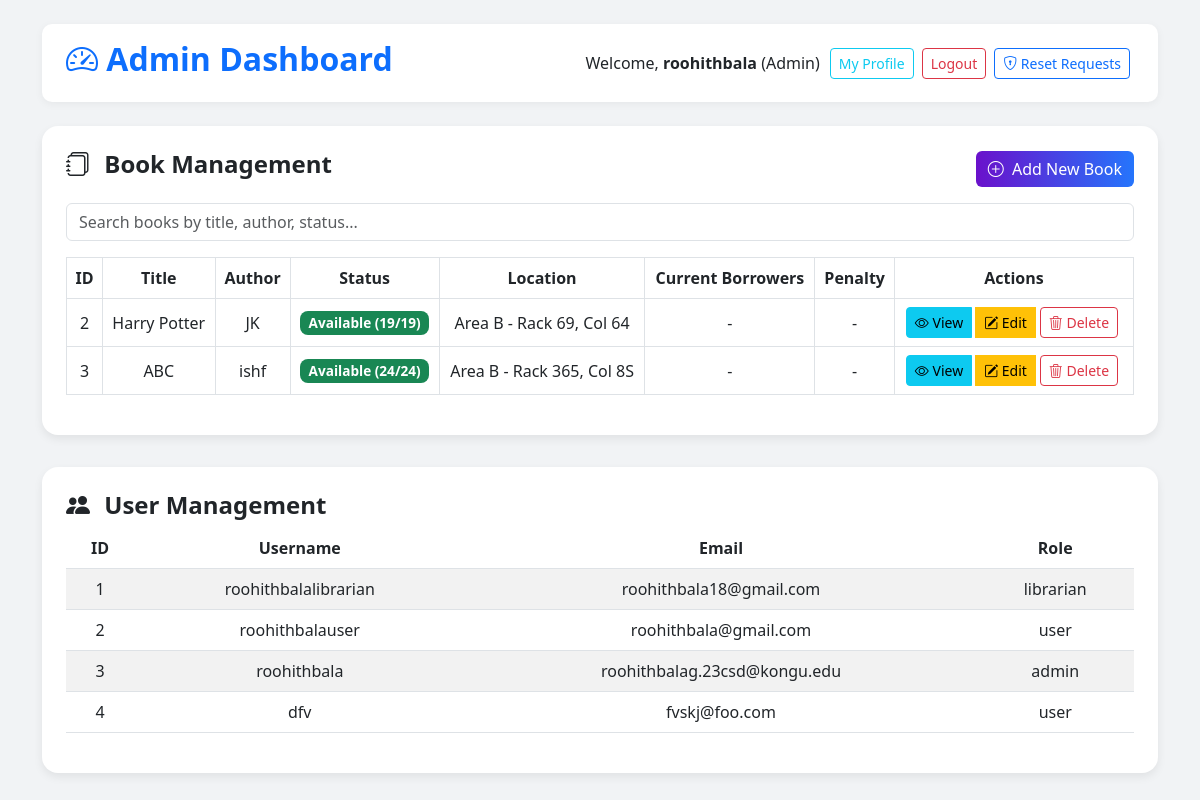
Page /admin (signed in) on the earlier database version.
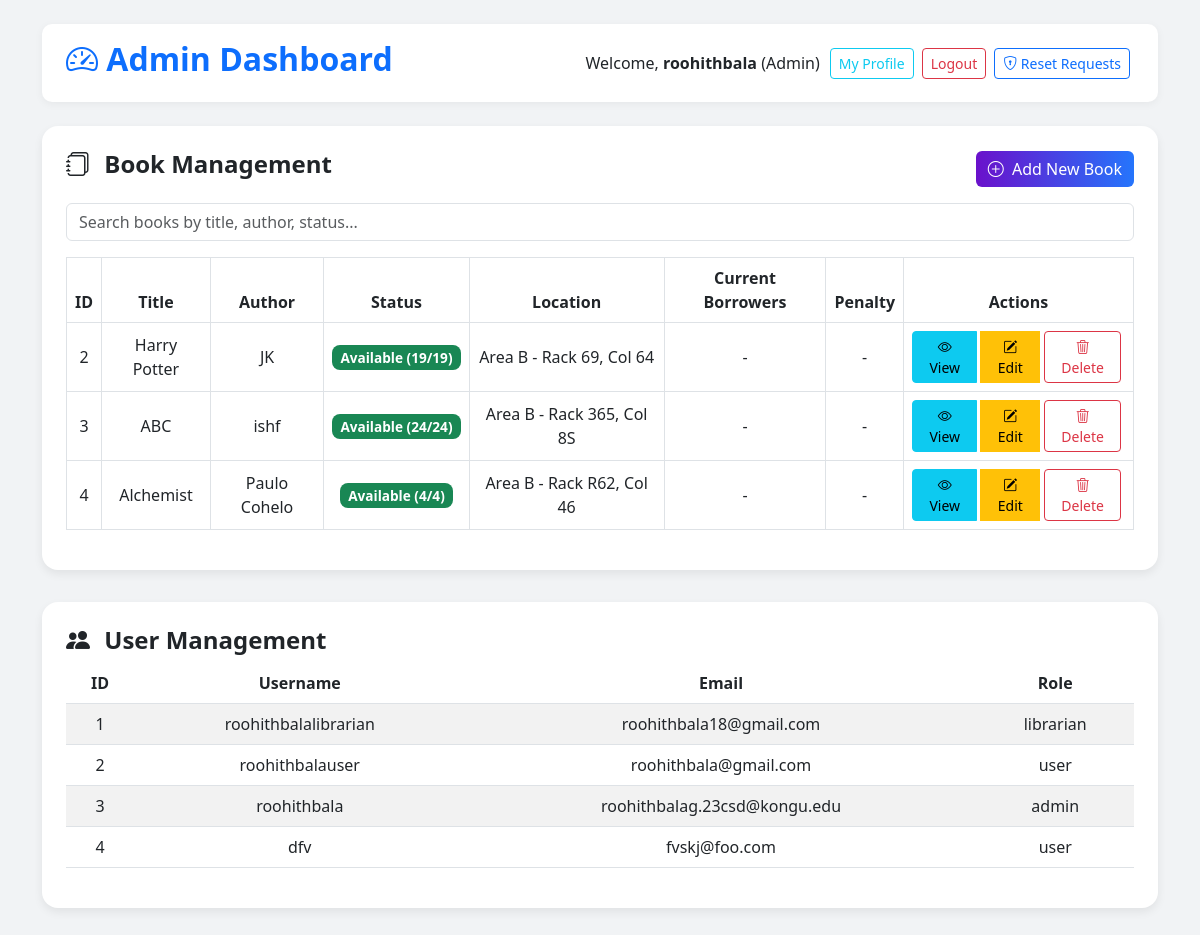
Same page on the later database version.
### tables this page shows
CREATE TABLE books (
            id INTEGER PRIMARY KEY AUTOINCREMENT,
            title TEXT NOT NULL,
            author TEXT NOT NULL,
            category TEXT NOT NULL,
            publication_year INTEGER,
            isbn TEXT UNIQUE NOT NULL,
            added_by TEXT,
            main_area TEXT,
            rack_no TEXT,
            column_no TEXT,
            total_copies INTEGER DEFAULT 1,
            available_copies INTEGER DEFAULT 1
        );

CREATE TABLE users (
            id INTEGER PRIMARY KEY AUTOINCREMENT,
            username TEXT UNIQUE NOT NULL,
            email TEXT UNIQUE NOT NULL,
            password TEXT NOT NULL,
            role TEXT NOT NULL,
            first_name TEXT,
            last_name TEXT,
            date_of_birth DATE,
            gender TEXT,
            phone TEXT,
            address TEXT,
            occupation TEXT,
            reading_interests TEXT,
            created_at DATETIME DEFAULT CURRENT_TIMESTAMP
        );

### app.py (the view)
@app.route("/admin")
def admin_dashboard():
    if "user_id" not in session or session.get("role") != "admin":
        flash("Access Denied! Only Admins can access this page.", "danger")
        return redirect(url_for("home"))
    with get_db_connection() as conn:
        books = conn.execute("""
            SELECT b.*,
                   COUNT(DISTINCT bc.copy_id) as total_copies,
                   SUM(CASE WHEN bc.status = 'Available' THEN 1 ELSE 0 END) as available_copies,
                   GROUP_CONCAT(DISTINCT
                       CASE WHEN bc.status = 'Taken'
                       THEN u.username || ' (Due: ' || bc.due_date ||
                            CASE WHEN date(bc.due_date) < date('now')
                                 THEN ', Overdue)' ELSE ')' END
                       END) as current_borrowers,
                   MAX(CASE WHEN bc.status = 'Taken' THEN bc.penalty ELSE 0 END) as max_penalty
            FROM books b
            LEFT JOIN book_copies bc ON b.id = bc.book_id
            LEFT JOIN users u ON bc.borrowed_by = u.id
            GROUP BY b.id
        """).fetchall()
        users = conn.execute("""
            SELECT u.*,
                   COUNT(DISTINCT bc.copy_id) as borrowed_books,
                   SUM(bc.penalty) as total_penalties
            FROM users u
            LEFT JOIN book_copies bc ON u.id = bc.borrowed_by
            GROUP BY u.id
        """).fetchall()
    return render_template("admin_dashboard.html", books=books, users=users)

### app.py (called while the page is built)
def get_db_connection():
    conn = sqlite3.connect(DATABASE)
    conn.row_factory = sqlite3.Row
    return conn

### templates/admin_dashboard.html (shortened to what this page needs)
<!DOCTYPE html>
<html lang="en">
<head>
  <link href="https://cdn.jsdelivr.net/npm/bootstrap@5.3.0/dist/css/bootstrap.min.css" rel="stylesheet">
  <link href="https://cdn.jsdelivr.net/npm/bootstrap-icons@1.10.5/font/bootstrap-icons.css" rel="stylesheet">
</head>
<body class="container py-4">
  <header class="d-flex justify-content-between align-items-center mb-4">
    <h2 class="text-primary"><i class="bi bi-speedometer2"></i> Admin Dashboard</h2>
    <nav class="d-flex align-items-center">
      <span>Welcome, <strong>{{ session["username"] }}</strong> (Admin)</span>
      <a href="{{ url_for('profile') }}" class="btn btn-outline-info btn-sm me-2">My Profile</a>
      <a href="{{ url_for('logout') }}" class="btn btn-outline-danger btn-sm me-2">Logout</a>
      <a href="{{ url_for('password_reset_requests') }}" class="btn btn-outline-primary btn-sm position-relative">
        <i class="bi bi-shield-lock"></i> Reset Requests
      </a>
    </nav>
  </header>
  <div class="card p-4">
    <div class="d-flex justify-content-between align-items-center mb-3">
      <h4><i class="bi bi-journals me-2"></i> Book Management</h4>
      <a href="{{ url_for('add_book_route') }}" class="btn btn-success">
        <i class="bi bi-plus-circle me-1"></i> Add New Book
      </a>
    </div>
    <div class="mb-3">
      <input type="text" class="form-control" id="bookSearch" placeholder="Search books by title, author, status...">
    </div>
    <div class="table-responsive">
      <table class="table table-bordered table-hover align-middle">
        <thead class="text-center">
          <tr>
            <th>ID</th>
            <th>Title</th>
            <th>Author</th>
            <th>Status</th>
            <th>Location</th>
            <th>Current Borrowers</th>
            <th>Penalty</th>
            <th>Actions</th>
          </tr>
        </thead>
        <tbody class="text-center" id="bookTableBody">
          {% for book in books %}
          <tr class="{% if book.available_copies == 0 %}table-warning{% endif %}">
            <td>{{ book.id }}</td>
            <td>{{ book.title }}</td>
            <td>{{ book.author }}</td>
            <td>
              <span class="badge {% if book.available_copies > 0 %}bg-success{% else %}bg-danger{% endif %}" data-bs-toggle="tooltip" title="{{ book.available_copies }} copies available">
                {{ "Available" if book.available_copies > 0 else "Taken" }}
                ({{ book.available_copies }}/{{ book.total_copies }})
              </span>
            </td>
            <td>{{ book.main_area }} - Rack {{ book.rack_no }}, Col {{ book.column_no }}</td>
            <td>{{ book.current_borrowers or "-" }}</td>
            <td>
              {% if book.max_penalty > 0 %}
                <span class="text-danger">₹{{ "%.2f"|format(book.max_penalty) }}</span>
              {% else %}
                -
              {% endif %}
            </td>
            <td>
              <div class="btn-group">
                <a href="{{ url_for('view_book', book_id=book.id) }}" class="btn btn-info btn-sm">
                  <i class="bi bi-eye"></i> View
                </a>
                <a href="{{ url_for('update_book_route', book_id=book.id) }}" class="btn btn-warning btn-sm">
                  <i class="bi bi-pencil-square"></i> Edit
                </a>
                <form method="POST"
                      action="{{ url_for('delete_book_route', book_id=book.id) }}"
                      class="d-inline"
                      onsubmit="return confirm('Are you sure you want to delete this book?');">
                  <button type="submit" class="btn btn-outline-danger btn-sm">
                    <i class="bi bi-trash3"></i> Delete
                  </button>
                </form>
              </div>
            </td>
          </tr>
          {% endfor %}
        </tbody>
      </table>
    </div>
  </div>
  <div class="card p-4">
    <h4><i class="bi bi-people-fill me-2"></i> User Management</h4>
    <div class="table-responsive">
      <table class="table table-striped table-hover align-middle">
        <thead class="text-center">
          <tr>
            <th>ID</th>
            <th>Username</th>
            <th>Email</th>
            <th>Role</th>
          </tr>
        </thead>
        <tbody class="text-center">
          {% for user in users %}
          <tr>
            <td>{{ user.id }}</td>
            <td>{{ user.username }}</td>
            <td>{{ user.email }}</td>
            <td>{{ user.role }}</td>
          </tr>
          {% endfor %}
        </tbody>
      </table>
    </div>
  </div>
</body>
</html>

### templates/admin_dashboard.html (style rules this page uses)
body { background-color: #f1f3f5; font-family: 'Segoe UI', sans-serif; }
h2, h4 { font-weight: 600; }
header { background: white; padding: 1rem 1.5rem; border-radius: 10px; box-shadow: 0 2px 8px rgba(0, 0, 0, 0.05); }
.card { border: none; border-radius: 1rem; box-shadow: 0 4px 10px rgba(0, 0, 0, 0.07); margin-bottom: 2rem; background-color: white; }
.btn-success { background: linear-gradient(to right, #6a11cb, #2575fc); border: none; transition: all 0.3s ease; }
.btn-group .btn, .btn-sm { margin-right: 4px; transition: all 0.25s ease; }
.table thead { background-color: #343a40; color: white; }
.badge { font-size: 0.85rem; padding: 0.4em 0.6em; border-radius: 0.5rem; }
nav span { font-weight: 500; margin-right: 10px; }

Differences in the rows shown:
added books: id "4", title "Alchemist", author "Paulo Cohelo", available_copies "Available", available_copies "4", total_copies "4", main_area "Area B", rack_no "R62", column_no "46", current_borrowers "-"
